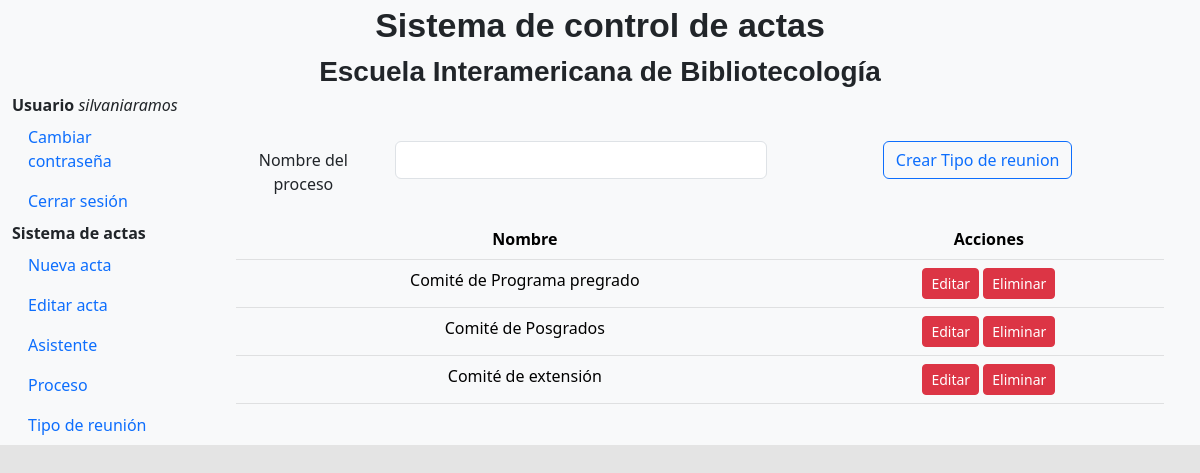
The app's page /app_registro/RegistroTipodeReunion/ (signed in), older data.
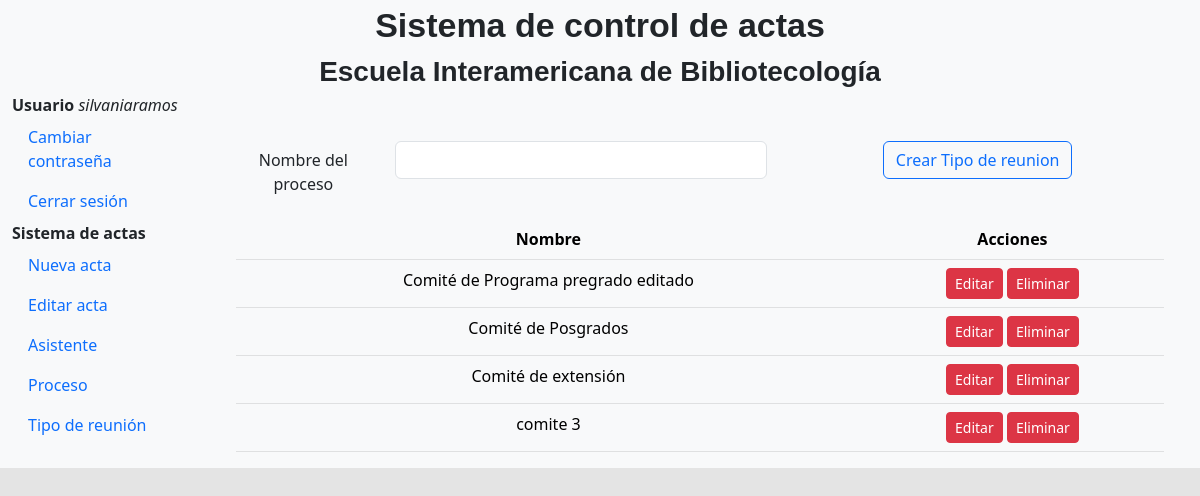
The same page, newer data.
### app_registro/models.py (models this page shows, shortened)
class Typemeet(models.Model):
    name = models.CharField(max_length=200)

### app_registro/views.py (the view)
# urls.py: path('RegistroTipodeReunion/', views.RegisterTypemeet, name='RegisterTypemeet'),
@login_required
def RegisterTypemeet(request):
    if request.method == 'POST':
        form = TypeMeetForm(request.POST)
        if form.is_valid():
            typemeet = form.save()
    form = TypeMeetForm()
    typemeets = Typemeet.objects.all()
    context = {
        'form': form ,
        'typemeets' : typemeets}
    return render(request, 'app_registro/tipodereunion.html', context)

### app_registro/forms.py
class TypeMeetForm(forms.ModelForm):
    class Meta:
        model = Typemeet
        fields = "__all__"

### Templates/app_registro/tipodereunion.html (shortened to what this page needs)
{% extends 'base.html' %}
{% block content %}
{% load crispy_forms_tags %}
<main class="col-md-9 ms-sm-auto col-lg-10 px-md-4">
<div class="container mt-5">
  <div class="row justify-content-center align-items-center">
      <div class="text-center">
          <form method="post" >
              <div  class="mb-3 row">
                <label class="col-sm-2 col-form-label">Nombre del proceso</label>
                <div class="col-sm-5">
                  <input class="form-control" name="name" id="nem" rows="1" > </textarea>
                </div>
                <div class="col-sm-5">
                <button type="submit" class="btn btn-outline-primary">Crear Tipo de reunion</button>
                </div>
            </div>
             <table class="table table-light text-center">
                <thead>
                  <tr>
                    <th>Nombre</th>
                    <th>Acciones</th>
                  </tr>
                </thead>
                <tbody>
                  {% for data in typemeets %}
                    <tr>
                      <td>{{ data.name }}</td>
                      <td>
                        <a href="{% url 'EditarTipoReunion' data.id %}" class="btn btn-danger btn-sm">Editar</a>
                        <a href="{% url 'eliminar_tipo_reunion' data.id %}" class="btn btn-danger btn-sm delete-typemeet" data-typemeet-id="{{ data.id }}">Eliminar</a>
                      </td>
                    </tr>
                  {% empty %}
                    <tr>
                      <td colspan="5">No se encontraron tipos de reunion.</td>
                    </tr>
                  {% endfor %}
                </tbody>
              </table>
          </form>
        </main>
      </div>
  </div>
{% endblock %}

Row changes from the older to the newer data that the page shows:
changed Typemeet: name "Comité de Programa pregrado" → "Comité de Programa pregrado editado"
added Typemeet: name "comite 3"
